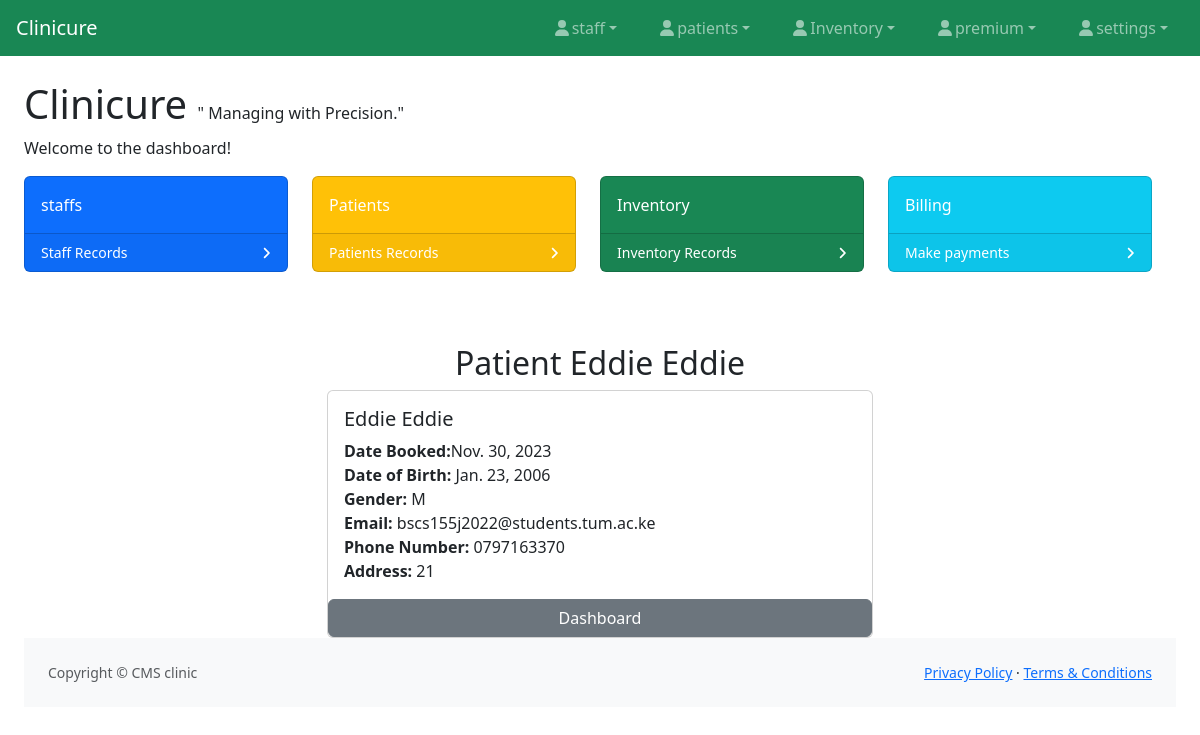
/viewmore/5/, run on the app's committed database.
### patients/models.py (models this page shows, shortened)
class patients(models.Model):
    GENDER_CHOICES = [
        ('M', 'Male'),
        ('F', 'Female'),
        ('O', 'Other'),
    ]
    date_added = models.DateField(auto_now=True)
    staffs = models.ForeignKey(staffs, on_delete=models.CASCADE, null=True)
    first_name = models.CharField(max_length=100)
    last_name = models.CharField(max_length=100)
    date_of_birth = models.DateField()
    gender = models.CharField(max_length=1, choices=GENDER_CHOICES)
    email = models.EmailField(blank=True, null=True)
    phone_number = models.CharField(max_length=15, blank=True, null=True)
    address = models.TextField(blank=True, null=True)

### patients/views.py (the view)
# urls.py: path('viewmore/<int:id>/',views.detailed_patient, name="detailed_patient"),
def detailed_patient(request, id):
    view = get_object_or_404(patients, id=id)
    context = {
        'patient': view,
    }
    return render(request, 'patient_detailed.html', context)

### patients/templates/patient_detailed.html (shortened to what this page needs)
{% extends 'base.html' %}
{% block body %}
    <div class="container mt-5">
        <h2 class="text-center">Patient {{ patient.first_name }} {{ patient.last_name }}</h2>
        <div class="row">
            <div class="col-md-6 offset-md-3">
                <div class="card">
                    <div class="card-body">
                        <h5 class="card-title">{{ patient.first_name }} {{ patient.last_name }}</h5>
                        <p class="card-text">
                            <strong>Date Booked:</strong>{{ patient.date_added }} <br>
                            <strong>Date of Birth:</strong> {{ patient.date_of_birth }}<br>
                            <strong>Gender:</strong> {{ patient.gender }}<br>
                            <strong>Email:</strong> {{ patient.email }}<br>
                            <strong>Phone Number:</strong> {{ patient.phone_number }}<br>
                            <strong>Address:</strong> {{ patient.address }}<br>
                                                   </p>
                    </div>
                      <a href="{% url 'patients:view_patients' %}" class="btn btn-secondary">Dashboard</a>
                </div>
            </div>
        </div>
    </div>
{% endblock %}

### data on the page
patients: first_name "Eddie", last_name "Eddie", date_added "Nov. 30, 2023", date_of_birth "Jan. 23, 2006", gender "M", email "bscs155j2022@students.tum.ac.ke", phone_number "0797163370", address "21"
